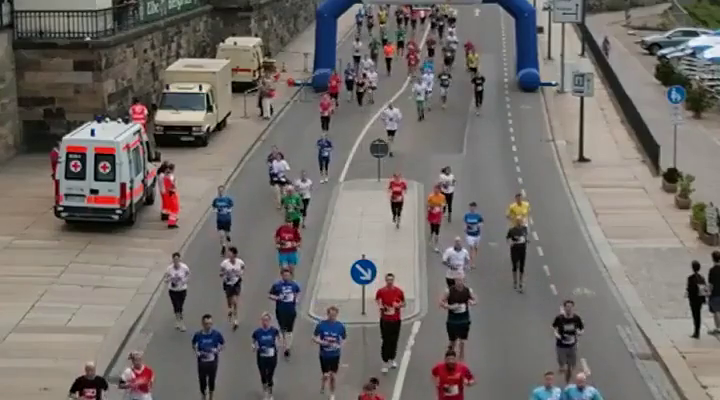
#> input picture frame 15 of videos/run.mp4, 720 x 400 px
$ python va-project__learning__people-detection.py
#> lines starting #> are read from the running program, lines starting #| are printed output that depends on the picture; after the words box and inside, x2 and y2 are one past the last pixel; in counts of white or black regions, pixels touching at a corner belong together
# import the necessary packages
import cv2
import numpy as np
from imutils.object_detection import non_max_suppression

# initialize the HOG descriptor/person detector
hog = cv2.HOGDescriptor()
hog.setSVMDetector(cv2.HOGDescriptor_getDefaultPeopleDetector())

cv2.startWindowThread()

# open webcam video stream
# cap = cv2.VideoCapture(0)
cap = cv2.VideoCapture('run.mp4')

# the output will be written to output.avi
out = cv2.VideoWriter(
    'altceva.avi',
    cv2.VideoWriter_fourcc(*'MJPG'),
    15.,
    (640, 480))

while (True):
    # Capture frame-by-frame
    ret, frame = cap.read()
#> frame is the input picture: shape (400, 720, 3); mean B, G, R 106.7, 110.3, 115.7

    # resizing for faster detection
    frame = cv2.resize(frame, (640, 480))
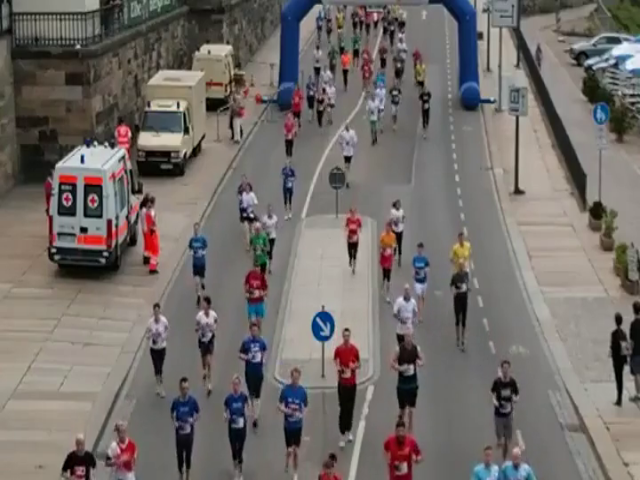
#> frame: shape (480, 640, 3); mean B, G, R 106.6, 110.3, 115.6
    # using a greyscale picture, also for faster detection
    gray = cv2.cvtColor(frame, cv2.COLOR_RGB2GRAY)
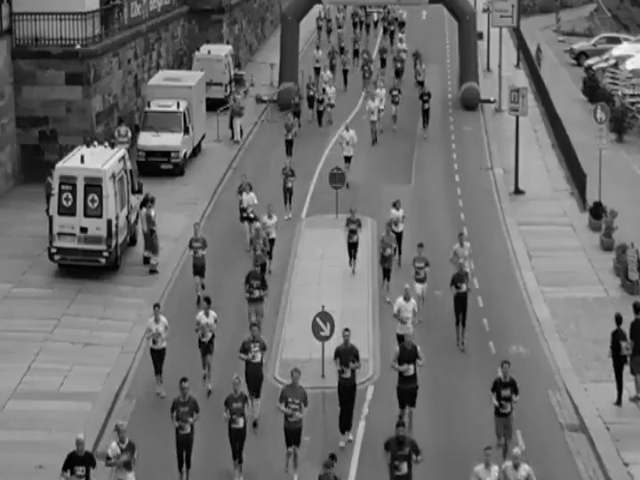
#> gray: shape (480, 640); min 0, max 246, mean 109.8


    # detect people in the image
    # returns the bounding boxes for the detected objects
    boxes, weights = hog.detectMultiScale(frame, winStride=(8, 8))
#> boxes = [[471, 347, 65, 130], [309, 309, 73, 146], [221, 80, 90, 181]]; weights = [0.983, 0.488, 0.928]
    # (boxes, weights) = hog.detectMultiScale(frame, winStride=(8, 8),
    #     padding=(8, 8), scale=1.05)
    # (boxes, weights) = hog.detectMultiScale(frame, winStride=(4, 4),
    #     padding=(8, 8), scale=1.05)


    # apply non-maxima suppression to the bounding boxes using a
    # fairly large overlap threshold to try to maintain overlapping
    # boxes that are still people
    boxes = np.array([[x, y, x + w, y + h] for (x, y, w, h) in boxes])
#> boxes = [[471, 347, 536, 477], [309, 309, 382, 455], [221, 80, 311, 261]]
    pick = non_max_suppression(boxes, probs=None, overlapThresh=0.65)
#> pick has the same summary as boxes

    for (xA, yA, xB, yB) in boxes:
        # display the detected boxes in the colour picture
        cv2.rectangle(frame, (xA, yA), (xB, yB),
                      (0, 255, 0), 2)
#> this loop made 3 passes
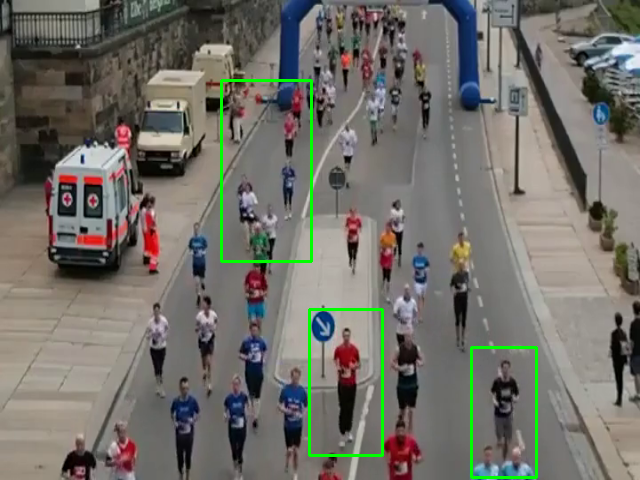
#> frame: shape (480, 640, 3); 1.33% of pixels changed, all inside (x1, y1, x2, y2) = (220, 79, 538, 479)


    # # detect people in the image
    # (boxes, weights) = hog.detectMultiScale(frame, winStride=(4, 4),
    #     padding=(8, 8), scale=1.05)
    #
    # # apply non-maxima suppression to the bounding boxes using a
    # # fairly large overlap threshold to try to maintain overlapping
    # # boxes that are still people
    # boxes = np.array([[x, y, x + w, y + h] for (x, y, w, h) in boxes])
    # pick = non_max_suppression(boxes, probs=None, overlapThresh=0.65)
    #
    # # draw the final bounding boxes
    # for (xA, yA, xB, yB) in pick:
    #     cv2.rectangle(frame, (xA, yA), (xB, yB), (0, 255, 0), 2)


    # Write the output video
    out.write(frame.astype('uint8'))
    # Display the resulting frame
    cv2.imshow('frame', frame)
    if cv2.waitKey(1) & 0xFF == ord('q'):
#> (key q is pressed here)
        break

# When everything done, release the capture
cap.release()
# and release the output
out.release()

# finally, close the window
cv2.destroyAllWindows()
cv2.waitKey(1)

$ run again, starting later in the video
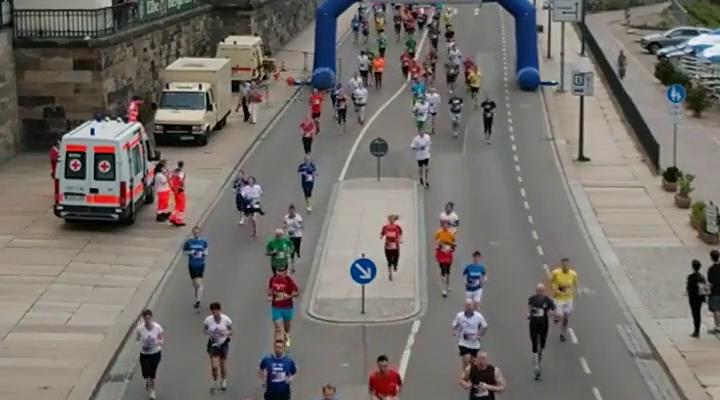
#> input picture frame 67 of videos/run.mp4, 720 x 400 px
#> frame is the input picture: shape (400, 720, 3); mean B, G, R 107.4, 111.9, 116.3
#> `gray = cv2.cvtColor(frame, cv2.COLOR_RGB2GRAY)`:
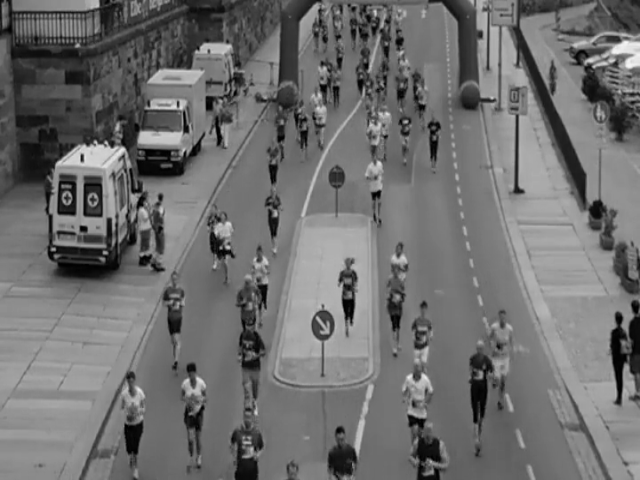
#> gray: shape (480, 640); min 0, max 247, mean 111
#> `boxes, weights = hog.detectMultiScale(frame, winStride=(8, 8))`: boxes = [[447, 322, 65, 130], [73, 105, 93, 187], [525, 19, 90, 180], [517, 14, 115, 230], [167, 36, 150, 298]]; weights = [0.773, 0.332, 0.0629, 0.275, 0.0928]
#> `boxes = np.array([[x, y, x + w, y + h] for (x, y, w, h) in boxes])`: boxes = [[447, 322, 512, 452], [73, 105, 166, 292], [525, 19, 615, 199], [517, 14, 632, 244], [167, 36, 317, 334]]
#> pick = [[447, 322, 512, 452], [167, 36, 317, 334], [73, 105, 166, 292], [517, 14, 632, 244]]
#> the loop `for (xA, yA, xB, yB) in boxes:` made 5 passes
#> after the loop `for (xA, yA, xB, yB) in boxes:`:
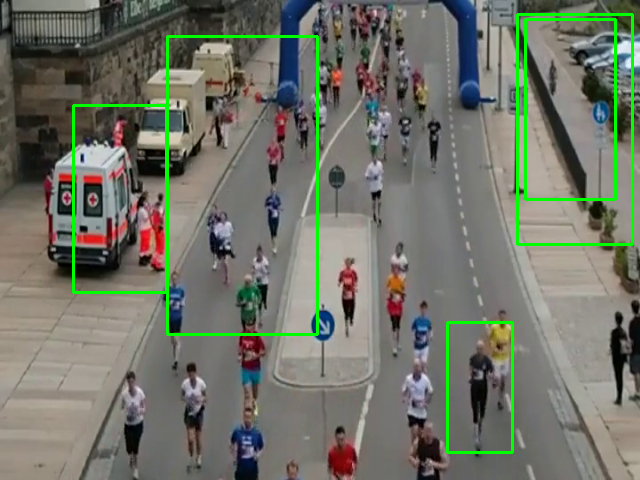
#> frame: shape (480, 640, 3); mean B, G, R 104.3, 116, 112.9

$ run again, starting later in the video
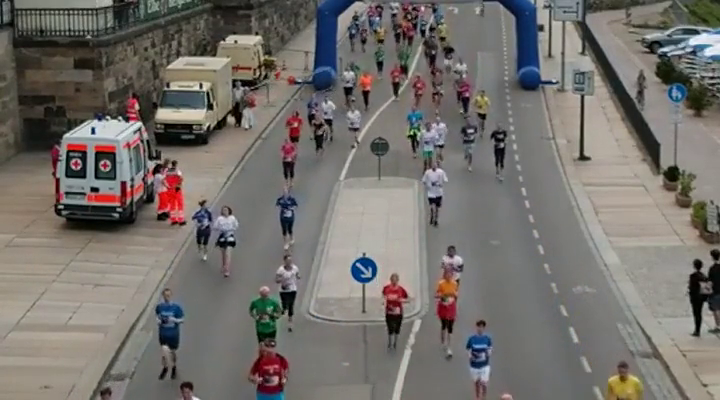
#> input picture frame 120 of videos/run.mp4, 720 x 400 px
#> frame is the input picture: shape (400, 720, 3); mean B, G, R 108.1, 112.6, 116.6
#> `gray = cv2.cvtColor(frame, cv2.COLOR_RGB2GRAY)`:
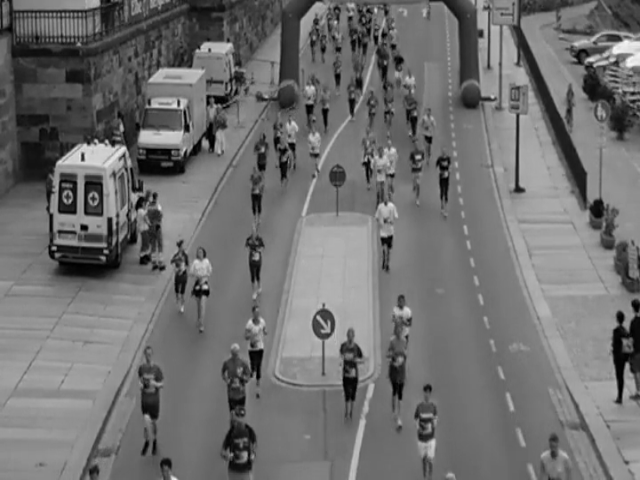
#> gray: shape (480, 640); min 0, max 248, mean 111.7
#> `boxes, weights = hog.detectMultiScale(frame, winStride=(8, 8))`: boxes = [[319, 311, 67, 134], [409, 58, 119, 239]]; weights = [0.828, 0.537]
#> `boxes = np.array([[x, y, x + w, y + h] for (x, y, w, h) in boxes])`: boxes = [[319, 311, 386, 445], [409, 58, 528, 297]]
#> the loop `for (xA, yA, xB, yB) in boxes:` made 2 passes
#> after the loop `for (xA, yA, xB, yB) in boxes:`:
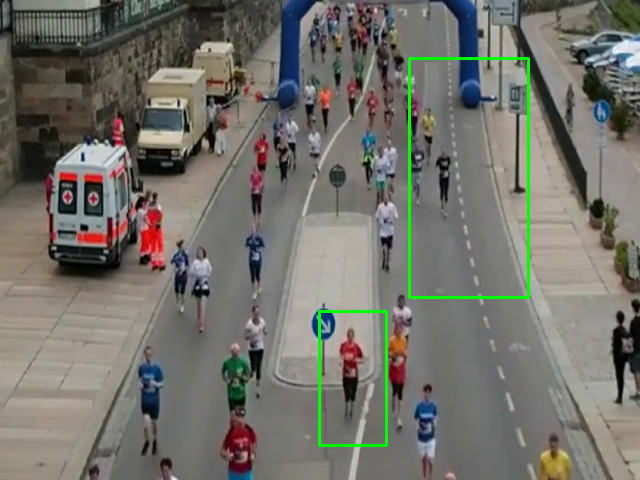
#> frame: shape (480, 640, 3); mean B, G, R 106.7, 113.9, 115.1
